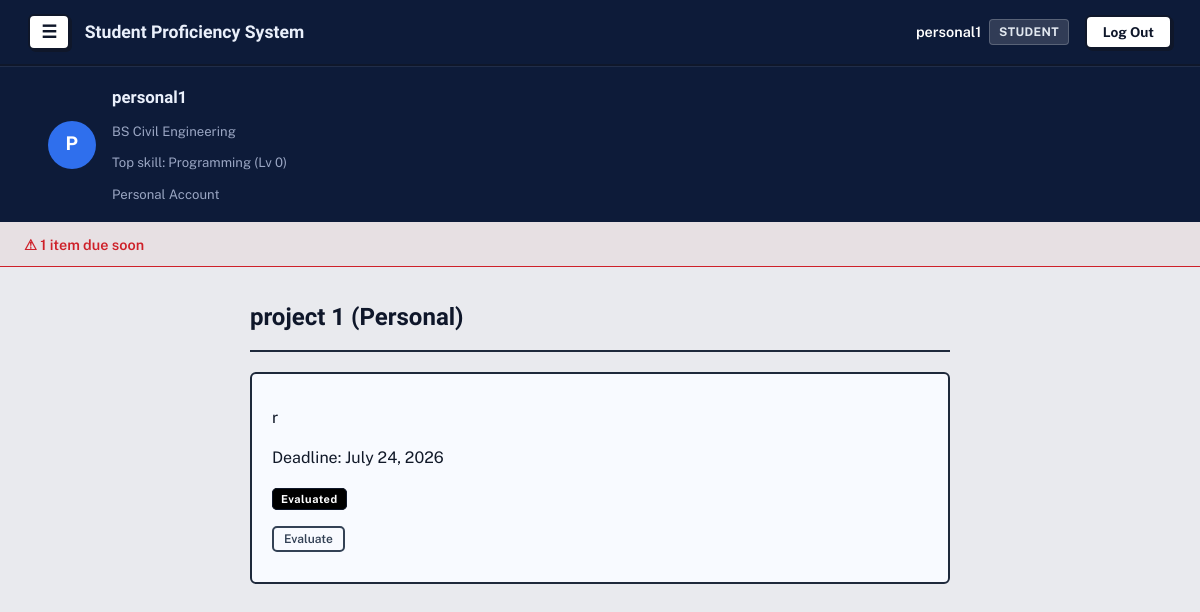
The page /tracker/project/3/ (signed in) on the database its author committed.
### accounts/models.py (models this page shows, shortened)
class Profile(models.Model):
    ROLE_CHOICES = [
        ('student', 'Student'),
        ('teacher', 'Teacher'),
    ]
    MODE_CHOICES = [
        ('personal', 'Personal'),
        ('professional', 'Professional'),
    ]
    user = models.OneToOneField(
        User, on_delete=models.CASCADE, related_name='profile')
    role = models.CharField(max_length=10, choices=ROLE_CHOICES)
    mode = models.CharField(
        max_length=15, choices=MODE_CHOICES, blank=True, null=True)
    course = models.ForeignKey(
        Course, on_delete=models.SET_NULL, null=True, blank=True)
    @property
    def is_manager(self):
        return self.role == 'teacher' or self.mode == 'personal'

### avatar/models.py (models this page shows, shortened)
class Course(models.Model):
    name = models.CharField(max_length=100)

class StudentSkill(models.Model):
    student = models.ForeignKey(
        User, on_delete=models.CASCADE, related_name='skills')
    skill = models.ForeignKey(Skill, on_delete=models.CASCADE)
    points = models.PositiveIntegerField(default=0)
    class Meta:
        unique_together = ('student', 'skill')
    @property
    def level(self):
        return self.points // 100

class Skill(models.Model):
    CATEGORY_CHOICES = [
        ('general', 'General Education'),
        ('course', 'Course-Specific'),
        ('broad', 'Broad (Non-College)'),
    ]
    name = models.CharField(max_length=100)
    description = models.TextField(blank=True)
    category = models.CharField(
        max_length=10, choices=CATEGORY_CHOICES, default='course')
    course = models.ForeignKey(
        Course, on_delete=models.CASCADE, null=True, blank=True, related_name='skills')

### tracker/models.py (models this page shows, shortened)
class Project(models.Model):
    subject = models.ForeignKey(
        Subject, on_delete=models.CASCADE, related_name='projects')
    title = models.CharField(max_length=200)
    description = models.TextField(blank=True)
    deadline = models.DateField(null=True, blank=True)
    created_at = models.DateTimeField(auto_now_add=True)

### tracker/views.py (the view, shortened to what this page needs)
# urls.py: path('project/<int:project_id>/', views.project_detail, name='project_detail'),
@login_required
def project_detail(request, project_id):
    project = get_object_or_404(Project, id=project_id)
    is_owner = project.subject.teacher == request.user
    is_personal = request.user.profile.mode == 'personal'
    if is_owner and is_personal:
        submission = ProjectSubmission.objects.filter(
            project=project, student=request.user).first()
        if request.method == 'POST' and not submission:
            form = SubmissionForm(request.POST, request.FILES)
            if form.is_valid():
                submission = form.save(commit=False)
                submission.project = project
                submission.student = request.user
                submission.save()
                return redirect('project_detail', project_id=project.id)
        else:
            form = SubmissionForm()
        return render(request, 'tracker/project_detail_personal.html', {'project': project, 'submission': submission, 'form': form})

### accounts/context_processors.py (called while the page is built)
def profile_banner(request):
    if not request.user.is_authenticated or request.user.profile.role != 'student':
        return {}
    top_skill = request.user.skills.order_by('-points').first()
    return {'top_skill': top_skill}

### tracker/models.py (called while the page is built)
    @property
    def due_soon(self):
        return 0 <= (self.deadline - timezone.now().date()).days <= 3

### tracker/templates/tracker/project_detail_personal.html (shortened to what this page needs)
{% extends 'base.html' %}
{% block content %}
<div class="submission-container">
    <div class="submission-header">
        <h2>{{ project.title }} (Personal)</h2>
    </div>
    <div class="submission-status-box">
        <p>{{ project.description }}</p>
        {% if project.deadline %}<p>Deadline: {{ project.deadline }}</p>{% endif %}
        {% if submission %}
        {% if submission.evaluated %}
        <span class="badge badge-success">Evaluated</span>
        {% else %}
        <span class="badge badge-warning">Submitted, not yet evaluated</span>
        {% endif %}
        <p><a href="{% url 'evaluate_submission' submission.id %}" class="btn-sm">Evaluate</a></p>
    </div>
    {% endif %}
</div>
{% endblock %}

### templates/base.html (shortened to what this page needs)
{% load static %}
<!DOCTYPE html>
<html lang="en">
<head>
    <link rel="stylesheet" href="{% static 'css/style.css' %}">
</head>
<body>
    <nav class="navbar">
        <div class="navbar-left">
            {% if user.is_authenticated %}
            <button id="menuToggle" class="menu-btn" aria-label="Menu">☰</button>
            {% endif %}
            <span class="brand">Student Proficiency System</span>
        </div>
        <div class="navbar-right">
            {% if user.is_authenticated %}
            <div class="user-badge">
                <span class="user-name">{{ user.username }}</span>
                <span class="role-pill">{{ user.profile.role|capfirst }}</span>
            </div>
            <form method="post" action="{% url 'logout' %}" class="logout-form">
                <button type="submit" class="btn-logout">Log Out</button>
            </form>
            {% else %}
            <a href="{% url 'login' %}" class="btn-auth">Log In</a>
            <a href="{% url 'signup' %}" class="btn-auth btn-signup">Sign Up</a>
            {% endif %}
        </div>
    </nav>
    {% if user.is_authenticated and user.profile.role == 'student' %}
    <div class="profile-banner">
        <div class="profile-banner-inner">
            <div class="profile-avatar-circle">{{ user.username|slice:":1"|upper }}</div>
            <div class="profile-info">
                <div class="profile-name">{{ user.username }}</div>
                <div class="profile-line">
                    {% if user.profile.course %}{{ user.profile.course.name }}{% else %}No course{% endif %}
                </div>
                <div class="profile-line">
                    {% if top_skill %}Top skill: {{ top_skill.skill.name }} (Lv {{ top_skill.level }}){% else %}No skills yet{% endif %}
                </div>
                <div class="profile-line">
                    {% if user.profile.mode == 'personal' %}Personal Account{% else %}Professional Account{% endif %}
                </div>
            </div>
        </div>
    </div>
    {% endif %}
    {% if reminder_count %}
    <div class="reminder-bar">
        <a href="{% url 'task_list' %}" class="reminder-btn">⚠ {{ reminder_count }} item{{ reminder_count|pluralize }} due soon</a>
    </div>
    {% endif %}
    <main class="page">
        {% block content %}
        {% endblock %}
    </main>
</body>
</html>

### static/css/style.css (style rules this page uses)
:root { --bg-dark: #0d1b39; --bg-light: #e9eaee; --panel: #FFFFFF; --line: #abaeb3; --text: #101828; --text-light: #EAF0FB; --muted: #667085; --muted-light: #9AA6C3; --blue: #2F6FED; --blue-dark: #1F54C4; --amber: #CE2029; --green: #0E8F6C; --rose: #C13A50; }
.lesson-plan-container, .form-card, .report-container, .calendar-container, .submission-container, .manage-students-container, .tasks-container { margin-left: auto; margin-right: auto; }
* { box-sizing: border-box; }
body { margin: 0; background: var(--bg-light); color: var(--text); font-family: 'Public Sans', sans-serif; line-height: 1.5; }
h1, h2, h3 { font-family: 'Sora', sans-serif; font-weight: 700; margin-top: 0; }
a { color: black; font-weight: 700; text-decoration: none; }
.navbar { background: var(--bg-dark); padding: 0.85rem 1.75rem; display: flex; justify-content: space-between; align-items: center; border-bottom: 2px solid #0F172A; }
.menu-btn { background: #FFFFFF; color: #0F172A; font-size: 1.1rem; font-weight: 700; width: 2.3rem; height: 2.3rem; border-radius: 6px; border: 2px solid #0F172A; box-shadow: 2px 2px 0px #0F172A; cursor: pointer; display: flex; align-items: center; justify-content: center; line-height: 1; transition: all 0.15s ease-in-out; }
.navbar .brand { color: var(--text-light); font-family: 'Sora', sans-serif; font-size: 1.1rem; font-weight: 700; }
.navbar-left { display: flex; align-items: center; gap: 0.9rem; }
.navbar-right { display: flex; align-items: center; gap: 1rem; }
.user-badge { display: flex; align-items: center; gap: 0.5rem; font-size: 0.9rem; }
.user-name { color: #FFFFFF; font-weight: 600; }
.role-pill { background: rgba(255, 255, 255, 0.15); color: #E2E8F0; font-size: 0.75rem; font-weight: 700; padding: 0.2rem 0.55rem; border-radius: 4px; border: 1px solid rgba(255, 255, 255, 0.2); text-transform: uppercase; letter-spacing: 0.03em; }
.logout-form { margin: 0; display: flex; align-items: center; }
.btn-logout, .btn-auth { font-family: inherit; font-size: 0.85rem; font-weight: 700; padding: 0.45rem 1rem; border-radius: 6px; border: 2px solid #0F172A; cursor: pointer; text-decoration: none; transition: all 0.15s ease-in-out; display: inline-block; }
.btn-logout { background-color: #FFFFFF; color: #0F172A; box-shadow: 2px 2px 0px #0F172A; }
.reminder-bar { background: rgba(193, 68, 60, 0.06); border-bottom: 1px solid var(--amber); }
.reminder-btn { display: block; width: 100%; color: var(--amber); padding: 0.7rem 1.5rem; font-size: 0.9rem; font-weight: 600; text-decoration: none; }
.page { max-width: 780px; margin: 0 auto; padding: 2rem 1.5rem 4rem; }
.btn-sm { background-color: transparent; color: #334155; border: 2px solid #334155; padding: 4px 10px; border-radius: 5px; text-decoration: none; font-size: 12px; font-weight: 600; transition: all 0.2s ease; }
button, input[type="submit"] { background: var(--blue); color: #fff; border: none; padding: 0.6rem 1.2rem; border-radius: 6px; font-size: 0.95rem; font-weight: 600; cursor: pointer; font-family: inherit; }
.profile-banner { background: var(--bg-dark); border-top: 1px solid rgba(255, 255, 255, 0.08); padding: 1.1rem 1.5rem; }
.profile-banner-inner { width: 100%; padding-left: 1.5rem; display: flex; align-items: center; gap: 1rem; }
.profile-avatar-circle { width: 3rem; height: 3rem; border-radius: 50%; background: var(--blue); color: #fff; display: flex; align-items: center; justify-content: center; font-family: 'Sora', sans-serif; font-weight: 700; font-size: 1.2rem; flex-shrink: 0; }
.profile-name { color: var(--text-light); font-family: 'Sora', sans-serif; font-weight: 700; font-size: 1.05rem; }
.profile-info { display: flex; flex-direction: column; gap: 12px; }
.profile-line { color: var(--muted-light); font-size: 0.82rem; }
.badge { padding: 4px 8px; border-radius: 5px; font-size: 11px; font-weight: bold; letter-spacing: 0.5px; }
.badge-success { background-color: #000000; color: #FFFFFF; border: 1.5px solid #0F172A; }
.submission-container { max-width: 700px; }
.submission-header { border-bottom: 2px solid #1E293B; padding-bottom: 15px; margin-bottom: 20px; }
.submission-header h2 { margin: 0; color: #0F172A; }
.submission-status-box { background-color: #F8FAFF; border: 2px solid #1E293B; border-radius: 6px; padding: 16px 20px; margin-bottom: 20px; }

### rows shown on the page
StudentSkill: skill.name "Programming", level "0"
Project: title "project 1", description "r", deadline "July 24, 2026"

### other values the page prints
{{ user.username }} "personal1"
{{ user.profile.role|capfirst }} "STUDENT"
{{ user.username|slice:":1"|upper }} "P"
{{ user.profile.course.name }} "BS Civil Engineering"
{{ reminder_count }} "1"
